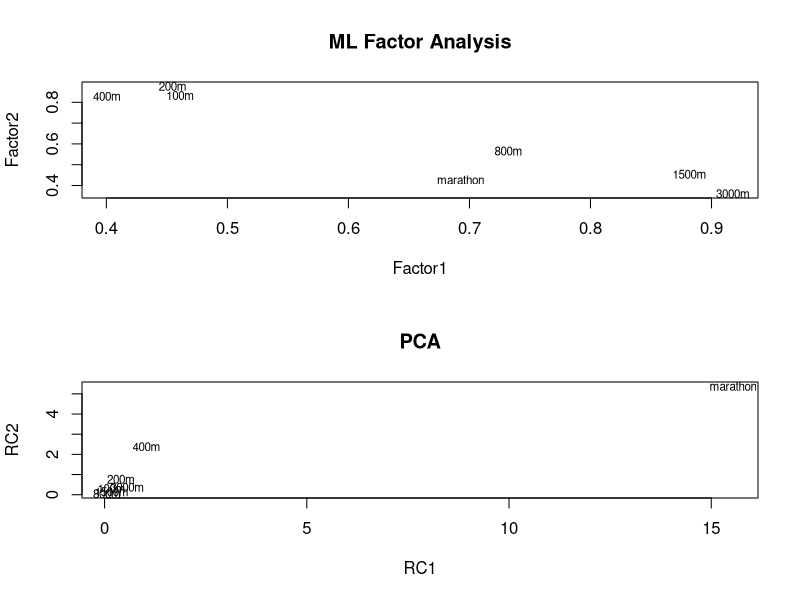
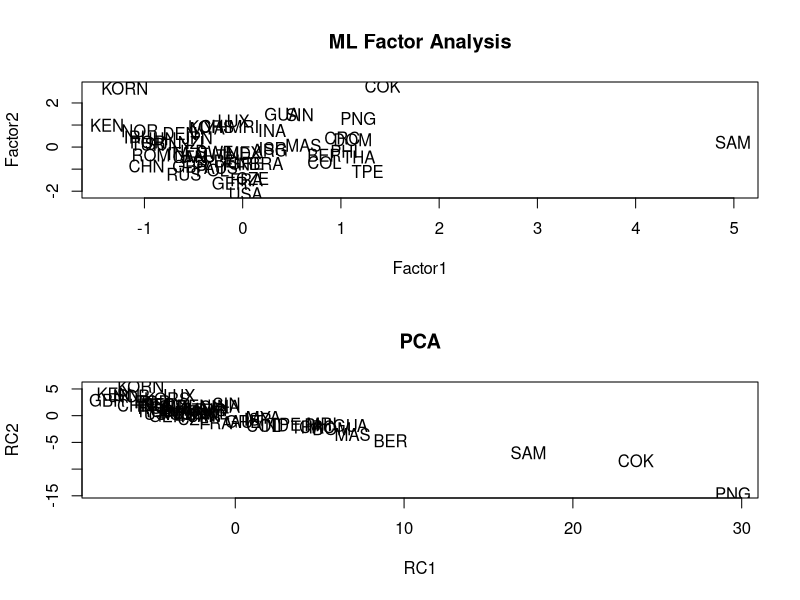
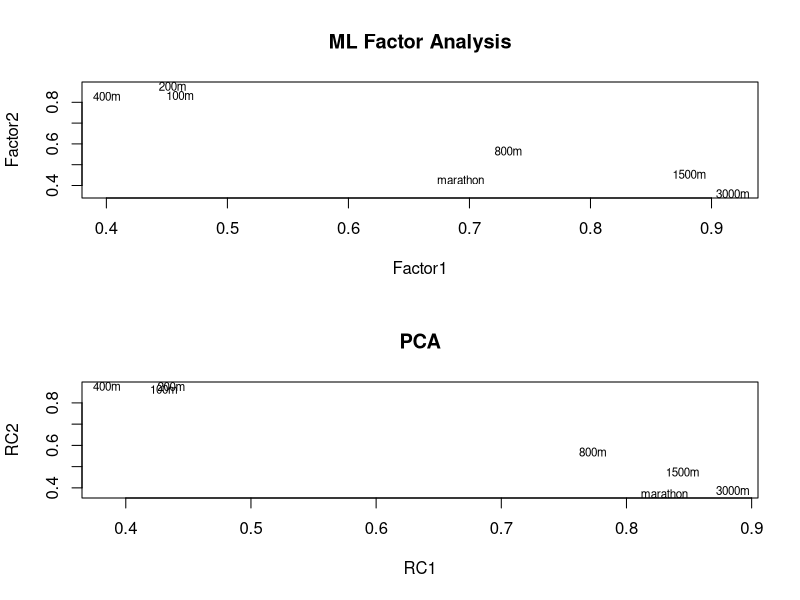
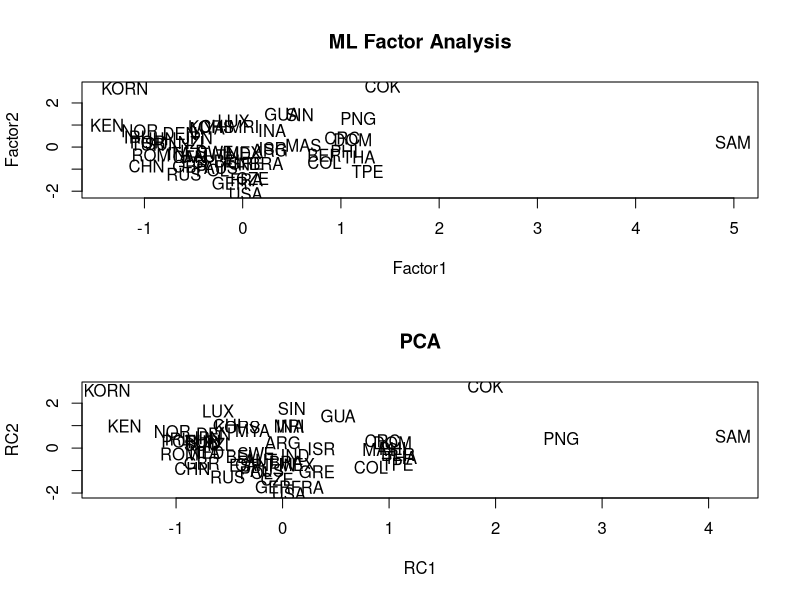

These figures' R source, in order:
## ---- chunk 1
knitr::opts_chunk$set(collapse = TRUE, comment = "#>")
knitr::opts_chunk$set(fig.pos='H', fig.align='center')
## ---- chunk 2
library(psych)

data <- read.table("../data/T1-9.dat")
names(data) <- c("country", "100m", "200m", "400m", "800m", "1500m", "3000m", "marathon")
numeric_data <- data[, -1]
countries <- as.character(data$country)

S <- cov(numeric_data)
R <- cor(numeric_data)
factors <- 2

print(S)
## ---- chunk 3
S_principal <- principal(S, factors, rotate="varimax", covar=TRUE)
S_factanalysis <- factanal(numeric_data, factors=factors, covmat=S, rotation="varimax")

S_factoranalysis_loadings <- S_factanalysis$loadings[, 1:2]
S_principal_loadings <- S_principal$loadings[, 1:2]

old <- par(mfrow=c(2, 1))
plot(S_factoranalysis_loadings, type="n", main="ML Factor Analysis")
text(S_factoranalysis_loadings, labels=names(numeric_data), cex=.7)

plot(S_principal_loadings, type="n", main="PCA")
text(S_principal_loadings, labels=names(numeric_data), cex=.7)
par(old)
## ---- chunk 4
print("PCA")
S_principal$loadings

print("FA")
S_factanalysis$loadings
## ---- chunk 5
factor_scores <- factanal(numeric_data, factors=factors,
                          rotation="varimax", scores="regression")$scores
principal_scores <- principal(numeric_data, factors, scores=TRUE, covar=TRUE)$scores

old <- par(mfrow=c(2, 1))
plot(factor_scores, type="n", main="ML Factor Analysis")
text(factor_scores, labels=countries)

plot(principal_scores, type="n", main="PCA")
text(principal_scores, labels=countries)
par(old)
## ---- chunk 6
R_principal <- principal(R, factors, rotate="varimax", covar=FALSE)
R_factanalysis <- factanal(numeric_data, factors=factors, covmat=R, rotation="varimax")

R_factoranalysis_loadings <- R_factanalysis$loadings[, 1:2]
R_principal_loadings <- R_principal$loadings[, 1:2]

old <- par(mfrow=c(2, 1))
plot(R_factoranalysis_loadings, type="n", main="ML Factor Analysis")
text(R_factoranalysis_loadings, labels=names(numeric_data), cex=.7)

plot(R_principal_loadings, type="n", main="PCA")
text(R_principal_loadings, labels=names(numeric_data), cex=.7)
par(old)
## ---- chunk 7
print("PCA")
R_principal$loadings

print("FA")
R_factanalysis$loadings
## ---- chunk 8
factor_scores <- factanal(numeric_data, factors=factors,
                          rotation="varimax", scores="regression")$scores
principal_scores <- principal(numeric_data, factors, scores=TRUE, covar=FALSE)$scores

old <- par(mfrow=c(2, 1))
plot(factor_scores, type="n", main="ML Factor Analysis")
text(factor_scores, labels=countries)

plot(principal_scores, type="n", main="PCA")
text(principal_scores, labels=countries)
par(old)
